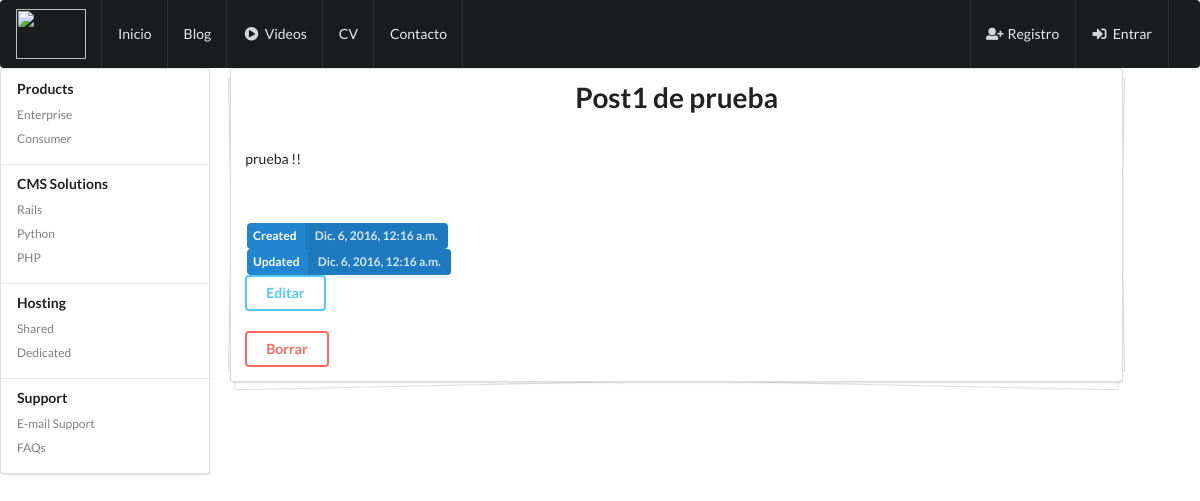
The app's page /posts/62/ with its own data.
### blog/models.py (models this page shows, shortened)
class Post(models.Model):
	title = models.CharField(max_length=120)
	content = models.TextField()
	updated = models.DateTimeField(auto_now=True, auto_now_add=False)
	timestamp = models.DateTimeField(auto_now=False, auto_now_add=True)
	def get_absolute_url(self):
		return reverse('posts:detail', kwargs={'id': self.id})

### blog/views.py (the view)
# urls.py: url(r'^(?P<id>\d+)/$', post_detail, name="detail"),
def post_detail(request, id=None):
	context = {}
	if id:
		post = get_object_or_404(Post, id=id)
		context['post'] = post
	else:
		context['post'] = ""
	context['title'] = post.title[:50]
	return render(request, "post_detail.html", context)

### templates/post_detail.html (shortened to what this page needs)
{% extends "base.html" %}
{% block content %}
	<div class="ui piled segment">
	  	<h1 class="ui header centered">{{ post.title }}</h1>
	  	<br>
	  	<p>{{ post.content}}</p>
		<br>
		<br>
		<a class="ui blue image label">
  			Created
  		<div class="detail">{{ post.timestamp }}</div>
		</a>
		<br>
		<a class="ui blue image label">
  			Updated
  		<div class="detail">{{ post.updated }}</div>
		</a>
		<br>
		<a href='{{ post.get_absolute_url|add:"edit" }}'><button class="ui inverted blue button">Editar</button></a>
		<br>
		<br>
		<a href="{{ post.get_absolute_url|add:'delete' }}"><a href='{{ post.get_absolute_url|add:"delete" }}'><button class="ui inverted red button">Borrar</button></a></a>
	  	</div>
	</div>
{% endblock %}

### records on screen
Post: title "Post1 de prueba", content "prueba !!", timestamp "Dic. 6, 2016, 12:16 a.m.", updated "Dic. 6, 2016, 12:16 a.m."
